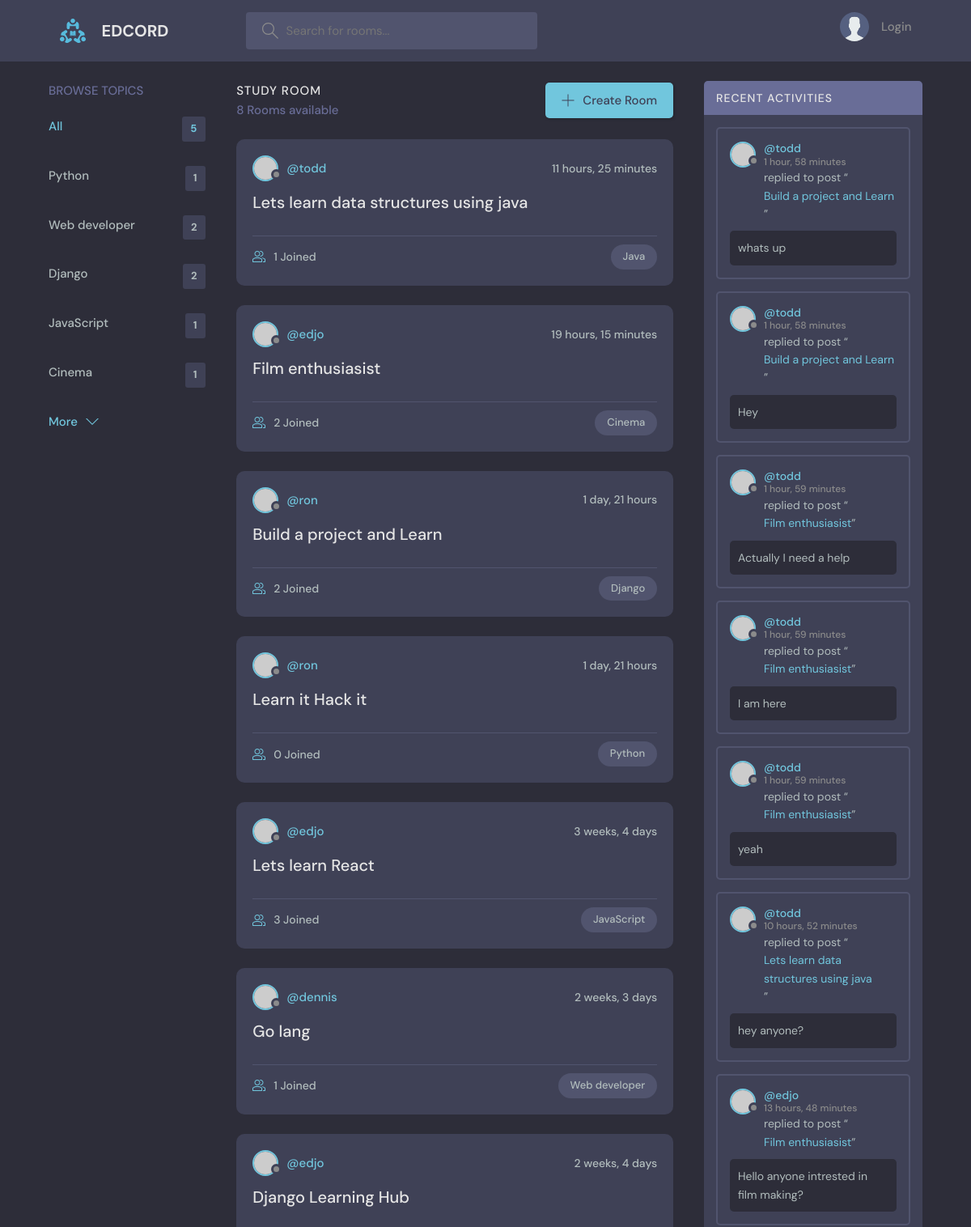
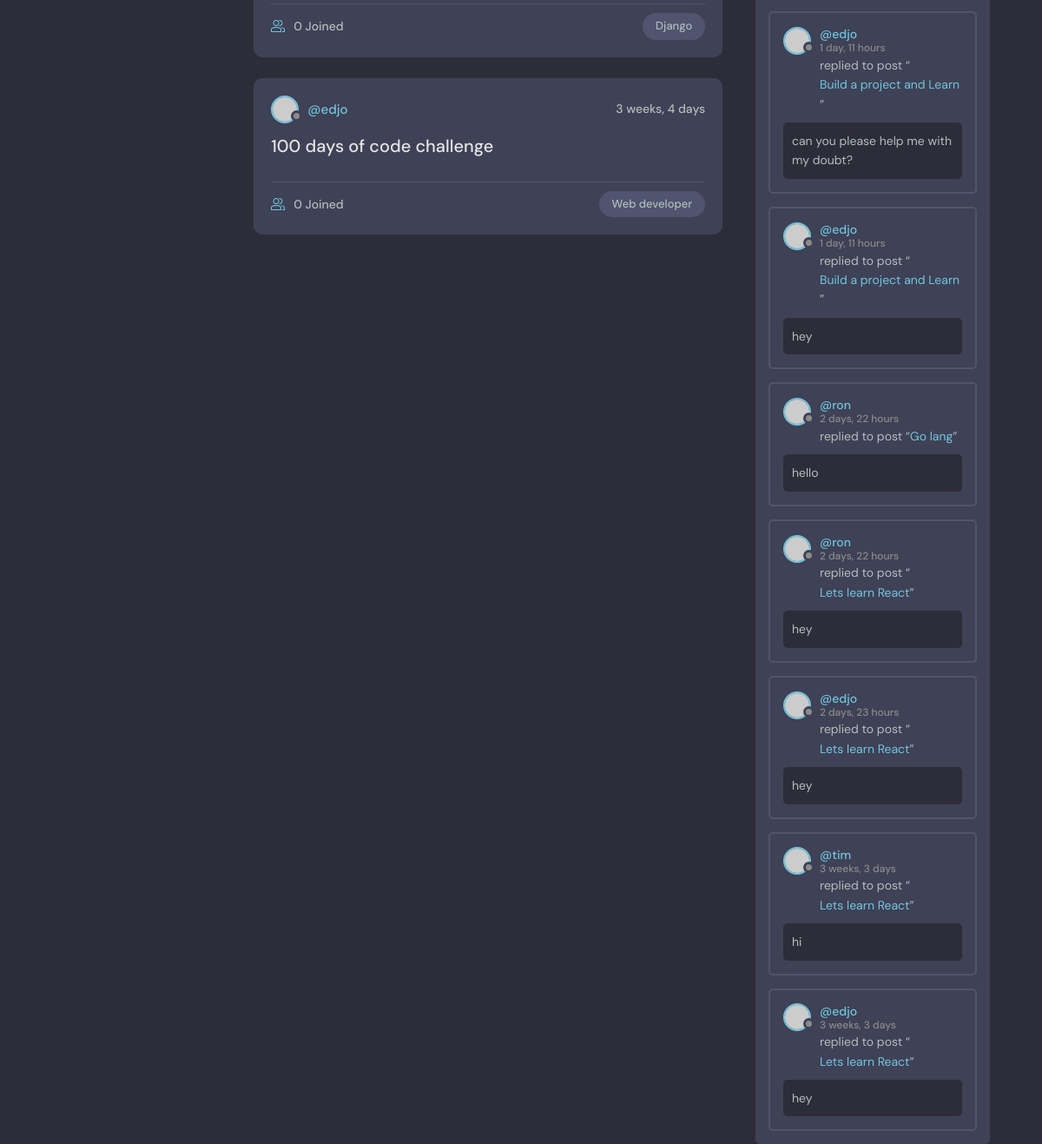
The page / on the database its author committed (2 pictures, top to bottom).
### base/models.py (models this page shows, shortened)
class Topic(models.Model):
    name=models.CharField(max_length=200)

class Room(models.Model):
    host=models.ForeignKey(User,on_delete=SET_NULL,null=True)
    topic=models.ForeignKey(Topic,on_delete=CASCADE,null=True)
    name=models.CharField(max_length=200)
    description=models.TextField(null=True,blank=True)
    participants=models.ManyToManyField(User,related_name='participants',blank=True)
    updated=models.DateTimeField(auto_now=True)
    created=models.DateTimeField(auto_now_add=True)
    def __str__(self):
        return self.name
    class Meta:
        ordering=['-updated','-created']

class Message(models.Model):
    user=models.ForeignKey(User,on_delete=CASCADE)
    room=models.ForeignKey(Room,on_delete=CASCADE)
    body=models.TextField()
    updated=models.DateTimeField(auto_now=True)
    created=models.DateTimeField(auto_now_add=True)
    class Meta:
        ordering=['-updated','-created']
    def __str__(self):
        return self.body[0:50]

### base/views.py (the view)
# urls.py: path('',views.home,name='home'),
def home(request):
    q = request.GET.get('q') if request.GET.get('q') != None else ''
    rooms = Room.objects.filter(
        Q(topic__name__icontains=q) |
        Q(name__icontains=q) |
        Q(description__icontains=q)
    )
    room_messages = Message.objects.filter(Q(room__topic__name__icontains=q)
                                           )
    room_count = rooms.count()
    topics = Topic.objects.all()[0:5]
    context = {'rooms': rooms, 'topics': topics,
               'room_count': room_count, 'room_messages': room_messages}
    return render(request, 'base/home.html', context)

### base/templates/base/home.html (shortened to what this page needs)
{% extends 'main.html' %}
{% block content %}
<main class="layout layout--3">
  <div class="container">
    {% include 'base/topic_component.html' %}
    <div class="roomList">
      <div class="roomList__header">
        <div>
          <h2>Study Room</h2>
          <p>{{room_count}} Rooms available</p>
        </div>
        <a class="btn btn--main" href="{% url 'create-room' %}">
          <svg
            version="1.1"
            xmlns="http://www.w3.org/2000/svg"
            width="32"
            height="32"
            viewBox="0 0 32 32"
          >
            <title>add</title>
            <path
              d="M16.943 0.943h-1.885v14.115h-14.115v1.885h14.115v14.115h1.885v-14.115h14.115v-1.885h-14.115v-14.115z"
            ></path>
          </svg>
          Create Room
        </a>
      </div>
      {% include 'base/feed_component.html' %}
    </div>
      {% include 'base/activity_component.html' %}
    </div>
</main>
{% endblock %}

### base/templates/base/topic_component.html
    <div class="topics">
      <div class="topics__header">
        <h2>Browse Topics</h2>
      </div>
      <ul class="topics__list">
        <li>
          <a href="{% url 'home' %}" class="active">All <span>{{topics.count}}</span></a>
        </li>
        {% for topic in topics%}
        <li>
          <a href="{% url 'home' %}?q={{topic.name}}">{{topic.name}} <span>{{topic.room_set.all.count}}</span></a>
        </li>
        {% endfor %}
      </ul>
      <a class="btn btn--link" href="{% url 'topics' %}">
        More
        <svg
          version="1.1"
          xmlns="http://www.w3.org/2000/svg"
          width="32"
          height="32"
          viewBox="0 0 32 32"
        >
          <title>chevron-down</title>
          <path d="M16 21l-13-13h-3l16 16 16-16h-3l-13 13z"></path>
        </svg>
      </a>
    </div>

### base/templates/base/feed_component.html (shortened to what this page needs)
{% for room in rooms%}
<div class="roomListRoom">
  <div class="roomListRoom__header">
    <a
      href="{% url 'user-profile' room.host.id %}"
      class="roomListRoom__author"
    >
      <div class="avatar avatar--small">
        <img src="https://randomuser.me/api/portraits/women/11.jpg" />
      </div>
      <span>@{{room.host.username}}</span>
    </a>
    <div class="roomListRoom__actions">
      <span>{{room.created|timesince}}</span>
    </div>
  </div>
  <div class="roomListRoom__content">
    <a href="{% url 'room' room.id %}">{{room.name}}</a>
  </div>
  <div class="roomListRoom__meta">
    <a href="{% url 'room' room.id %}" class="roomListRoom__joined">
      {{room.participants.all.count}} Joined
    </a>
    <p class="roomListRoom__topic">{{room.topic.name}}</p>
  </div>
</div>
{% endfor %}

### base/templates/base/activity_component.html (shortened to what this page needs)
<div class="activities">
    <div class="activities__header">
      <h2>Recent Activities</h2>
    </div>
{% for message in room_messages %}
<div class="activities__box">
    <div class="activities__boxHeader roomListRoom__header">
      <a href="{% url 'user-profile' message.user.id %}" class="roomListRoom__author">
        <div class="avatar avatar--small">
          <img src="https://randomuser.me/api/portraits/women/11.jpg" />
        </div>
        <p>
          @{{message.user}}
          <span>{{message.created|timesince}}</span>
        </p>
      </a>
    </div>
    <div class="activities__boxContent">
      <p>
        replied to post “<a href="{% url 'room' message.room.id %}">{{message.room}}</a
        >”
      </p>
      <div class="activities__boxRoomContent">
        {{message.body}}
      </div>
    </div>
  </div>
{% endfor %}
</div>

### rows shown on the page
Topic: name "Python", room_set.all.count "1"
Topic: name "Web developer", room_set.all.count "2"
Topic: name "Django", room_set.all.count "2"
Topic: name "JavaScript", room_set.all.count "1"
Topic: name "Cinema", room_set.all.count "1"
Room: host.username "todd", created "11 hours, 25 minutes", name "Lets learn data structures using java", participants.all.count "1", topic.name "Java"
Room: host.username "edjo", created "19 hours, 15 minutes", name "Film enthusiasist", participants.all.count "2", topic.name "Cinema"
Room: host.username "ron", created "1 day, 21 hours", name "Build a project and Learn", participants.all.count "2", topic.name "Django"
Room: host.username "ron", created "1 day, 21 hours", name "Learn it Hack it", participants.all.count "0", topic.name "Python"
Room: host.username "edjo", created "3 weeks, 4 days", name "Lets learn React", participants.all.count "3", topic.name "JavaScript"
Room: host.username "dennis", created "2 weeks, 3 days", name "Go lang", participants.all.count "1", topic.name "Web developer"
Room: host.username "edjo", created "2 weeks, 4 days", name "Django Learning Hub", participants.all.count "0", topic.name "Django"
Room: host.username "edjo", created "3 weeks, 4 days", name "100 days of code challenge", participants.all.count "0", topic.name "Web developer"
Message: user "todd", created "1 hour, 58 minutes", room "Build a project and Learn", body "whats up"
Message: user "todd", created "1 hour, 58 minutes", room "Build a project and Learn", body "Hey"
Message: user "todd", created "1 hour, 59 minutes", room "Film enthusiasist", body "Actually I need a help"
Message: user "todd", created "1 hour, 59 minutes", room "Film enthusiasist", body "I am here"
Message: user "todd", created "1 hour, 59 minutes", room "Film enthusiasist", body "yeah"
Message: user "todd", created "10 hours, 52 minutes", room "Lets learn data structures using java", body "hey anyone?"
Message: user "edjo", created "13 hours, 48 minutes", room "Film enthusiasist", body "Hello anyone intrested in film making?"
Message: user "edjo", created "1 day, 11 hours", room "Build a project and Learn", body "can you please help me with my doubt?"
Message: user "edjo", created "1 day, 11 hours", room "Build a project and Learn", body "hey"
Message: user "ron", created "2 days, 22 hours", room "Go lang", body "hello"
Message: user "ron", created "2 days, 22 hours", room "Lets learn React", body "hey"
Message: user "edjo", created "2 days, 23 hours", room "Lets learn React", body "hey"
Message: user "tim", created "3 weeks, 3 days", room "Lets learn React", body "hi"
Message: user "edjo", created "3 weeks, 3 days", room "Lets learn React", body "hey"

### other values the page prints
{{ topics.count }} "5"
{{ room_count }} "8"
